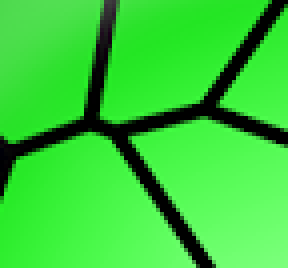
#> input picture img/roi.png, 72 x 67 px (shown 4 times larger)
$ python draw.py
#> lines starting #> are read from the running program, lines starting #| are printed output that depends on the picture
### util.py
#!/usr/bin/env python
# -*- coding: utf-8 -*-
"""
@author = 'wyx'
@time = 2019-04-08 21:34
@annotation = ''
"""
from contextlib import contextmanager
from decimal import Decimal

import cv2 as cv
import numpy as np
from matplotlib import pyplot as plt


# [35 lines left out: functions show, plt_color_img, plt_gray_img, not called in this run]


def load_img(path, mode=cv.IMREAD_COLOR):
#> called with path = 'img/roi.png', mode = 0
    return cv.imread(path, mode)
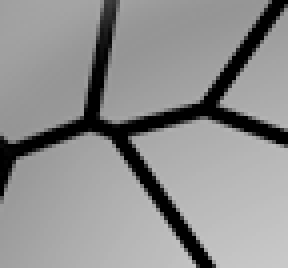
#> returned value: shape (67, 72) (shown 4 times larger); min 0, max 200, mean 143.8


def save_img(path, img):
    cv.imwrite(path, img)


# [17 lines left out: functions test_time, blank_img, not called in this run]


def rgb2bgr(rgb_color):
    return tuple(reversed(rgb_color))


def hsv(img):
    return cv.cvtColor(img, cv.COLOR_BGR2HSV)


def gray(img):
    return cv.cvtColor(img, cv.COLOR_BGR2GRAY)

### draw.py
#!/usr/bin/env python
# -*- coding: utf-8 -*-
"""
@author = 'wyx'
@time = 2019-04-08 21:28
@annotation = ''
"""
import cv2 as cv
import numpy as np
from matplotlib import pyplot as plt

import util


# [25 lines left out: function draw, not called in this run]


drawing = False  # true if mouse is pressed
mode = True  # if True, draw rectangle. Press 'm' to toggle to curve
ix, iy = -1, -1


# [159 lines left out: functions mouse_draw, bar_grb, his, contrast, search_roi, not called in this run]


def temp():
    """
    模板匹配
        较大图像中搜索和查找模板图像位置的方法

    与2D卷积一样 模板图像在输入图像上滑动（类似窗口），在每一个位置对模板图像和输入图像的窗口区域进行匹配。 与直方图的反向投影类似。

    输入图像大小是W×H，模板大小是w×h，输出结果的大小(W-w+1,H-h+1)。
    得到此结果后可以使用函数cv2.minMaxLoc()来找到其中的最小值和最大值的位置。第一个值为矩形左上角的位置，(w,h)是模板矩形的宽度和高度。矩形就是模板区域。

    """
    roi = util.load_img('img/roi.png', 0)
    w, h = roi.shape[::-1]
#> w = 72; h = 67
    tar = util.load_img('img/tar.png', 0)
#> call 2 of load_img, with path = 'img/tar.png', mode = 0
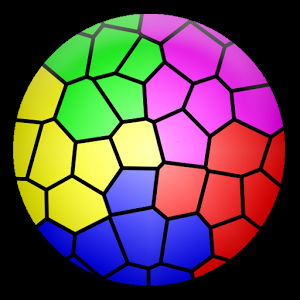
#> input picture img/tar.png, 300 x 300 px
#> in load_img (call 2), `return cv.imread(path, mode)`:
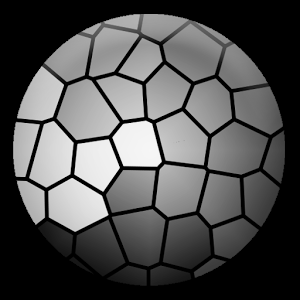
#> returned value: shape (300, 300); min 0, max 246, mean 79.3
    methods = ['cv.TM_CCOEFF', 'cv.TM_CCOEFF_NORMED', 'cv.TM_CCORR',
               'cv.TM_CCORR_NORMED', 'cv.TM_SQDIFF', 'cv.TM_SQDIFF_NORMED']

    for meth in methods:
        img = roi.copy()
        method = eval(meth)

        res = cv.matchTemplate(img, tar, method)
        # 只匹配一个对象
        min_val, max_val, min_loc, max_loc = cv.minMaxLoc(res)

        if method in [cv.TM_SQDIFF, cv.TM_SQDIFF_NORMED]:
            # 最小值会给出最佳匹配
            top_left = min_loc
        else:
            top_left = max_loc

        bottom_right = (top_left[0] + w, top_left[1] + h)
        cv.rectangle(img, top_left, bottom_right, 255, 2)

        plt.subplot(121), plt.imshow(res, cmap='gray')
        plt.title('Matching Result'), plt.xticks([]), plt.yticks([])
        plt.subplot(122), plt.imshow(img, cmap='gray')
        plt.title('Detected Point'), plt.xticks([]), plt.yticks([])
        plt.suptitle(meth)
        plt.show()
#> this loop made 6 passes
#> (min_val, max_val, min_loc, top_left, bottom_right) on passes 1 to 4: (-7477644.5, 15206615, (36, 181), (64, 46), (136, 113)), (-0.297, 1, (36, 181), (64, 46), (136, 113)), (1767633, 137144080, (0, 233), (78, 106), (150, 173)), (0.206, 1, (4, 225), (64, 46), (136, 113))
#> (min_val, max_val, max_loc, top_left, bottom_right) on passes 5 to 6: (16, 111802528, (0, 233), (64, 46), (136, 113)), (1.74e-07, 1, (0, 0), (64, 46), (136, 113))
#> pass 1, in temp, `res = cv.matchTemplate(img, tar, method)`:
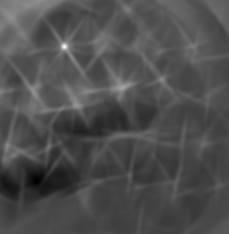
#> res: shape (234, 229) float32; min -7477644.5, max 15206615, mean -494155.6; drawn with min black and max white
#> pass 1, in temp, `plt.show()`:
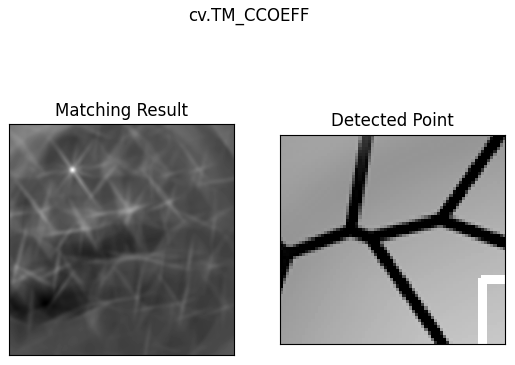
#> figure drawn by matplotlib, 2 panels
#> pass 3, in temp, `res = cv.matchTemplate(img, tar, method)`:
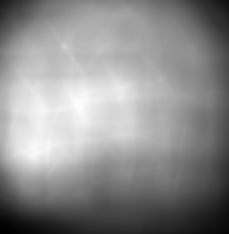
#> res: shape (234, 229) float32; min 1767633, max 137144080, mean 76937400; drawn with min black and max white
#> after the loop:
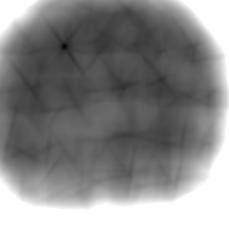
#> res: shape (234, 229) float32; min 1.74e-07, max 1, mean 0.538

temp()
# [65 lines left out: functions more_temp, water, not called in this run]


def cut():

    img = util.load_img('img/messi5.jpg')
#> (the run stopped early here; a loop or call above may not have finished)
